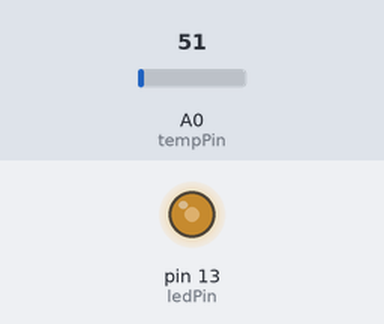
This sketch was run on a simulated Arduino Uno, built with avr-gcc and run on an emulated ATmega328P. Parts: output pins drawn as LEDs (lit = HIGH). The test bench sets the inputs (shaded band); at power-on: A0 (tempPin) = 51.

Above: at 0.1 s.
Timing chart, 0 to 1.6 s (numbered marks = the images above):
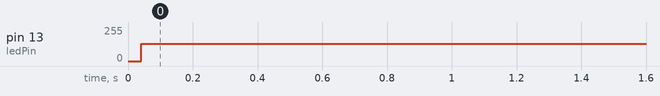

Measured:
- by itself, pin 13 (ledPin): 0/255 → 128/255 at 0.04 s

The sketch:

firmware_assignment.ino
```cpp
const int tempPin = A0; // LM35 temperature sensor connected to analog pin A0
const int ledPin = 13; //Onboard LED connected to digital pin 13
const int Threshold = 30; // set thershold value to 30 degree celsius
int LED_ARRAY1; // declare a variable for blinking LED
void setup() {
  // Initialize serial communication
  Serial.begin(9600);

  // Set the LED pin as an output
  pinMode(ledPin, OUTPUT);

}
void loop()
{
  // Read the voltage from the temperature sensor
  int sensorValue = analogRead(tempPin);
  // Convert the voltage to temperature in Celsius
  float temperatureC = (sensorValue * 5.0 / 1023.0) * 100.0;
  	if (temperatureC<Threshold)
    {
      LED_ARRAY1=0xFF; //LED is in ON state
      for(unsigned int wait=250000;wait--;); // equivalent to delay of 250 miliseconds
      LED_ARRAY1=0x00; // LED is in OFF state
    }
    else if(temperatureC>Threshold)
    {
      LED_ARRAY1=0xFF;
      for(unsigned int wait=500000;wait--;);
      LED_ARRAY1=0x00;
    }
  digitalWrite(ledPin, !digitalRead(ledPin));
}
```

Firmware_Assignment.c
```cpp
const int tempPin = A0;    // LM35 temperature sensor connected to analog pin A0
const int ledPin = 13;     // Onboard LED connected to digital pin 13
const int Threshold = 30;  // set thershold value to 30 degree celsius
int LED_ARRAY1;            // declare a variable for blinking LED
void setup()
 {
  // Initialize serial communication
  Serial.begin(9600);

  // Set the LED pin as an output
  pinMode(ledPin, OUTPUT);
}
void loop()
{
  // Read the voltage from the temperature sensor
  int sensorValue = analogRead(tempPin);

  // Convert the voltage to temperature in Celsius
  float temperatureC = (sensorValue * 5.0 / 1023.0) * 100.0;
  	if (temperatureC<Threshold)
    {
      LED_ARRAY1=0xFF;                       //LED is in ON state
      for(unsigned int wait=250000;wait--;); // equivalent to delay of 250 miliseconds
      LED_ARRAY1=0x00;                       // LED is in OFF state
    }
    else if(temperatureC>Threshold)
    {
      LED_ARRAY1=0xFF;
      for(unsigned int wait=500000;wait--;);
      LED_ARRAY1=0x00;
    }
  digitalWrite(ledPin, !digitalRead(ledPin));
}
```
